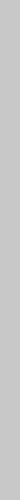
Frame 1 (no input)
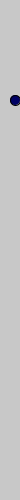
Frame 60 (the mouse pressed at the canvas centre just before this capture)
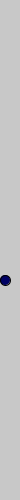
Frame 120 (the mouse held since frame 60 and released just before this capture)

The Processing sketch that drew these frames (run headless with seeded random() and noise(); from frame 60 on, the mouse is pressed at the canvas centre):

// Processing sketch: processing_72316
// ── processing_72316.pde

//Camille Gervais
//bouncing circle

 
float circle_x = 100;
float circle_y = 100; 
float circle_radius = 5; 
float circle_x_speed = 6;
float circle_y_speed = 6; 
Boolean move_circle = false; 
 
void setup() {
  size(20, 500);
}
 
void draw() {
  background(200);
  if (mousePressed == true) { 
    if (move_circle == true) { 
      move_circle = false;
    } else { 
      move_circle = true;
    };
  };
  if (move_circle == true) { 
    circle_x = circle_x + circle_x_speed;
    circle_y = circle_y + circle_y_speed; 
  };
  fill(random (1),(1),(100)); 
  ellipse(circle_x, circle_y, circle_radius*2, circle_radius*2);
   

  if ( (circle_x + circle_radius > width) || (circle_x - circle_radius < 0) ) { //if circle is on the left or right edge accounting for the radius
    circle_x_speed = -circle_x_speed;
     
    if (circle_x - circle_radius < 0) { 
      circle_x = circle_radius; 
    };
    if (circle_x + circle_radius > width) { 
      circle_x = width-circle_radius;
    };
  };

  if ( (circle_y + circle_radius > height) || (circle_y - circle_radius < 0) ) { //if circle is on the top or bottom edge accounting for the radius
    circle_y_speed = -circle_y_speed; 
 
    if (circle_y - circle_radius < 0) { 
      circle_y = circle_radius;
    };
    if (circle_y + circle_radius > height) { 
      circle_y = height-circle_radius;
    };
  };
};
